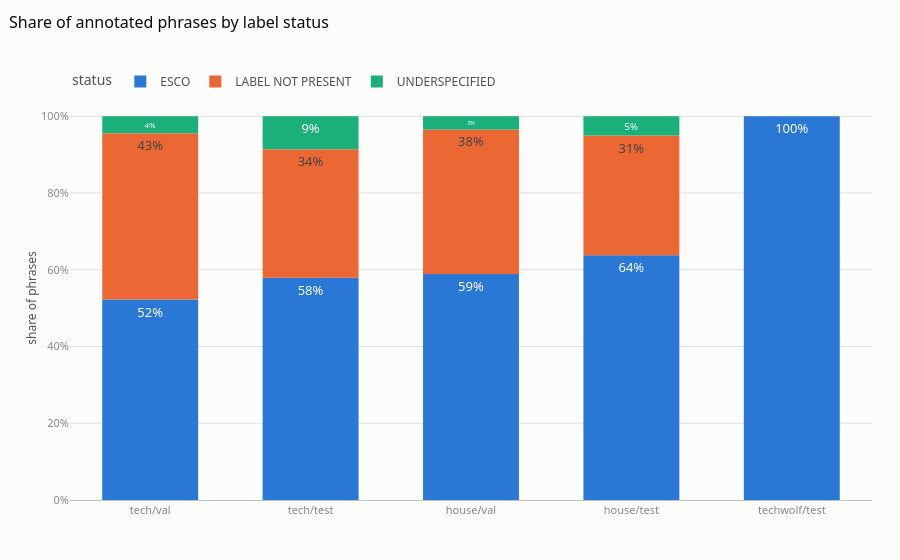

Here is the notebook cell this chart was saved with:
### Markdown cell above
## 2. Label status: how much of a job ad is NOT in ESCO?

### Code cell
status = df.groupby(["subset_split", "status"]).size().reset_index(name="phrases")
status["share"] = status["phrases"] / status.groupby("subset_split")["phrases"].transform("sum")
order = ["tech/val", "tech/test", "house/val", "house/test", "techwolf/test"]
fig = px.bar(status, x="subset_split", y="share", color="status", text=status["share"].map(lambda x: f"{x:.0%}"),
             category_orders={"subset_split": order, "status": ["ESCO", "LABEL NOT PRESENT", "UNDERSPECIFIED"]},
             title="Share of annotated phrases by label status")
fig.update_traces(textposition="inside")
fig.update_layout(yaxis_tickformat=".0%", yaxis_title="share of phrases", xaxis_title="", bargap=0.35)
viz.save_fig(fig, "eda02_label_status_by_subset", "Label status per benchmark subset: in TECH ads about 43% of annotated skill phrases cannot be mapped to ESCO (mostly LABEL NOT PRESENT) and 37% in HOUSE — the gap the 'not in ESCO' detector targets; TECHWOLF has sentence-level ESCO labels only.")
nil_share = df.groupby("subset")["status"].apply(lambda s: (s != "ESCO").mean()).round(3).to_dict()
print("share of phrases not mappable to ESCO, by subset:", nil_share)
fig

### Figure 1 — Plotly figure (JSON) as saved in the notebook; plotly's stock layout.template omitted (floating-point values rounded to 4 significant figures)
{"data": [{"hovertemplate": "status=ESCO<br>subset_split=%{x}<br>share=%{y}<br>text=%{text}<extra></extra>", "legendgroup": "ESCO", "marker": {"color": "#2a78d6", "pattern": {"shape": ""}}, "name": "ESCO", "orientation": "v", "showlegend": true, "text": ["64%", "59%", "58%", "52%", "100%"], "textposition": "inside", "type": "bar", "x": ["house/test", "house/val", "tech/test", "tech/val", "techwolf/test"], "xaxis": "x", "y": [0.6375, 0.5887, 0.579, 0.5222, 1.0], "yaxis": "y"}, {"hovertemplate": "status=LABEL NOT PRESENT<br>subset_split=%{x}<br>share=%{y}<br>text=%{text}<extra></extra>", "legendgroup": "LABEL NOT PRESENT", "marker": {"color": "#eb6834", "pattern": {"shape": ""}}, "name": "LABEL NOT PRESENT", "orientation": "v", "showlegend": true, "text": ["31%", "38%", "34%", "43%"], "textposition": "inside", "type": "bar", "x": ["house/test", "house/val", "tech/test", "tech/val"], "xaxis": "x", "y": [0.312, 0.3766, 0.3351, 0.4334], "yaxis": "y"}, {"hovertemplate": "status=UNDERSPECIFIED<br>subset_split=%{x}<br>share=%{y}<br>text=%{text}<extra></extra>", "legendgroup": "UNDERSPECIFIED", "marker": {"color": "#1baf7a", "pattern": {"shape": ""}}, "name": "UNDERSPECIFIED", "orientation": "v", "showlegend": true, "text": ["5%", "3%", "9%", "4%"], "textposition": "inside", "type": "bar", "x": ["house/test", "house/val", "tech/test", "tech/val"], "xaxis": "x", "y": [0.05051, 0.03463, 0.08591, 0.04437], "yaxis": "y"}], "layout": {"autosize": true, "bargap": 0.35, "barmode": "relative", "legend": {"title": {"text": "status"}, "tracegroupgap": 0}, "title": {"text": "Share of annotated phrases by label status"}, "xaxis": {"anchor": "y", "categoryarray": ["tech/val", "tech/test", "house/val", "house/test", "techwolf/test"], "categoryorder": "array", "domain": [0.0, 1.0], "title": {"text": ""}}, "yaxis": {"anchor": "x", "domain": [0.0, 1.0], "tickformat": ".0%", "title": {"text": "share of phrases"}}}}
